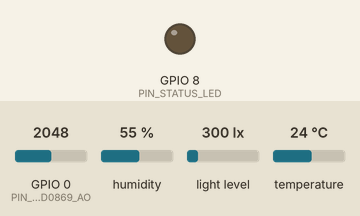
Simulated run of this sketch. Board: ESP32-C3. On the bench: output pins drawn as LEDs (lit = HIGH). The inputs (shaded band) are chosen by the test bench; at power-on: light level 300 lx, temperature 24 °C, GPIO 0 (PIN_SOIL_MD0869_AO) = 2048, humidity 55 % (analog values on the 0–4095 scale). Pins used as bus, display or sensor lines are not drawn; what the sketch prints to the serial monitor is not drawn.

Above: at 0.0 s.
At 2.9 s:
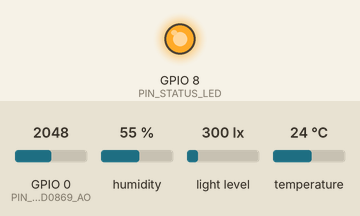
3.0 s: light level set to 40 lx
13.8 s: temperature set to 3 °C
24.6 s: GPIO 0 (PIN_SOIL_MD0869_AO) set to 960
35.4 s: humidity set to 22 %
46.0 s: light level set to 1000 lx
56.6 s: GPIO 0 (PIN_SOIL_MD0869_AO) set to 160
Timing chart, 0 to 67.3 s (numbered marks = the images above; inputs shaded):
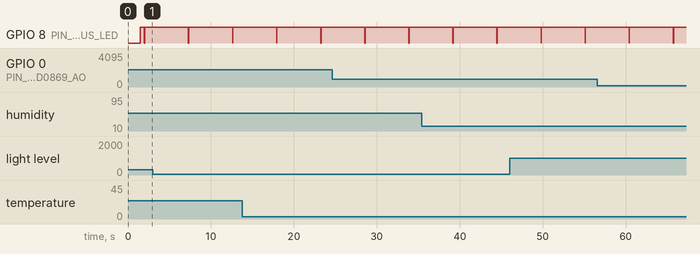

Measured:
- by itself, GPIO 8 (PIN_STATUS_LED): alternates HIGH for 5.3 s and LOW for 0.04 s

The sketch:

md0869_integration.ino
```cpp
// ============================================================================
// 🌿 GREEN NODE - FINAL INTEGRATION CODE (MD0869 SOIL SENSOR EDITION)
// Microcontroller: ESP32-C3 SuperMini (RISC-V)
// Sensors: MD0869 Soil Moisture, DHT22 (Temp & Hum), BH1750 (Lux), Status LED
// ============================================================================

#include <Wire.h>
#include "DHT.h"
#include <BH1750.h>

// ============================================================================
// 1. PIN ASSIGNMENTS & HARDWARE CONFIGURATION
// ============================================================================

// --- MD0869 Soil Moisture Sensor (ADC1 Pin - Safe with WiFi) ---
const int PIN_SOIL_MD0869_AO                       = 0;       // GPIO0 (ADC1_CH0) -> Analog Out
const int PIN_SOIL_POWER_GATE                      = 2;       // GPIO2 -> Power-Gating VCC (Active HIGH)

// --- DHT22 Temperature & Humidity Sensor ---
const int PIN_DHT_DATA                             = 3;       // GPIO3 -> Single-Wire Digital Data
#define DHTTYPE DHT22

// --- BH1750 Ambient Light Sensor (Dedicated Hardware I2C) ---
const int PIN_BH1750_SDA                           = 5;       // GPIO5 -> Hardware I2C SDA
const int PIN_BH1750_SCL                           = 6;       // GPIO6 -> Hardware I2C SCL

// --- Onboard Status LED ---
const int PIN_STATUS_LED                           = 8;       // GPIO8 -> Blue Status LED (Active LOW)

// ============================================================================
// 2. TIMING & CALIBRATION CONSTANTS
// ============================================================================

// Timing parameters
const unsigned long MD0869_SETTLE_MS               = 80;      // 80ms RC filter stabilization after power-on
const unsigned long MD0869_RESET_MS                = 120;     // 120ms probe discharge after power-off
const unsigned long REFRESH_INTERVAL_MS            = 5000;    // 5-second interval between telemetry reads

// MD0869 Calibration Endpoints (ESP32-C3 12-bit ADC: 0 - 4095)
const int MD0869_DRY_ADC                           = 400;     // Raw ADC in dry air (0% moisture)
const int MD0869_WET_ADC                           = 4058;    // Raw ADC in saturated water (100% moisture)
const int ADC_SAMPLE_COUNT                         = 16;      // Oversampling count per measurement

// Sensor Instances
DHT dht(PIN_DHT_DATA, DHTTYPE);
BH1750 lightMeter;


// ============================================================================
// 3. HELPER FUNCTIONS
// ============================================================================

// Flashes the onboard blue LED
void pulseStatusLed(int durationMs = 40) {
    digitalWrite(PIN_STATUS_LED, LOW);   // ON (active low)
    delay(durationMs);
    digitalWrite(PIN_STATUS_LED, HIGH);  // OFF
}

// Multi-sample ADC averaging with warm-up discard
int readSoilAdcAveraged(int analogPin) {
    for (int i = 0; i < 4; i++) {
        (void)analogRead(analogPin);
        delayMicroseconds(500);
    }
    long sum = 0;
    for (int i = 0; i < ADC_SAMPLE_COUNT; i++) {
        sum += analogRead(analogPin);
        delayMicroseconds(250);
    }
    return (int)(sum / ADC_SAMPLE_COUNT);
}

// Converts raw ADC reading into moisture percentage
float calculateMoisturePercent(int rawAdc) {
    float span = (float)(MD0869_WET_ADC - MD0869_DRY_ADC);
    float percent = (((float)rawAdc - (float)MD0869_DRY_ADC) / span) * 100.0f;
    return constrain(percent, 0.0f, 100.0f);
}

// Classifies ambient lux intensity
const char* classifyLux(float lux) {
    if (lux < 10.0)      return "Dark / Night";
    if (lux < 200.0)     return "Dim Indoor";
    if (lux < 1000.0)    return "Bright Indoor";
    if (lux < 5000.0)    return "Overcast / Shaded";
    return "Direct Sunlight";
}


// ============================================================================
// 4. SYSTEM INITIALIZATION
// ============================================================================

void setup() {
    Serial.begin(115200);
    delay(1500); // Allow native USB-CDC to initialize

    // Initialize Onboard LED
    pinMode(PIN_STATUS_LED, OUTPUT);
    digitalWrite(PIN_STATUS_LED, HIGH); // OFF initially

    // Initialize Soil Power-Gating pin
    pinMode(PIN_SOIL_POWER_GATE, OUTPUT);
    digitalWrite(PIN_SOIL_POWER_GATE, LOW); // Probe powered off initially

    // Configure 12-bit ADC with 11dB attenuation (~2.6V - 3.1V range)
    analogReadResolution(12);
    analogSetAttenuation(ADC_11db);

    // Initialize DHT22
    dht.begin();

    // Initialize I2C Bus & BH1750
    Wire.begin(PIN_BH1750_SDA, PIN_BH1750_SCL);
    bool bh1750Online = lightMeter.begin(BH1750::CONTINUOUS_HIGH_RES_MODE);

    Serial.println("\n======================================================================");
    Serial.println("     🌿 GREEN NODE FINAL INTEGRATION - MD0869 EDITION                 ");
    Serial.println("======================================================================");
    Serial.println("HARDWARE PIN ASSIGNMENTS:");
    Serial.println("  • MD0869 Soil Moisture (Ref) : GPIO 0 (ADC1_CH0)");
    Serial.println("  • Soil VCC Power Gate        : GPIO 2 (Electrolysis Protection)");
    Serial.println("  • DHT22 Temp & Humidity      : GPIO 3 (Digital Single-Wire)");
    Serial.println("  • BH1750 Ambient Light (SDA) : GPIO 5 (I2C SDA)");
    Serial.println("  • BH1750 Ambient Light (SCL) : GPIO 6 (I2C SCL)");
    Serial.println("  • Onboard Status Indicator   : GPIO 8 (Active LOW)");
    Serial.println("----------------------------------------------------------------------");
    Serial.print("BH1750 Sensor Status         : ");
    Serial.println(bh1750Online ? "✅ ONLINE (Address 0x23)" : "❌ OFFLINE (Check wiring)");
    Serial.print("Refresh Interval             : ");
    Serial.print(REFRESH_INTERVAL_MS);
    Serial.println(" ms (5 sec)");
    Serial.println("======================================================================\n");

    delay(200);
}


// ============================================================================
// 5. MAIN EXECUTION LOOP (5-SECOND INTERVAL)
// ============================================================================

void loop() {
    // ------------------------------------------------------------------------
    // Step 1: Read MD0869 Soil Moisture with Power Gating
    // ------------------------------------------------------------------------
    digitalWrite(PIN_SOIL_POWER_GATE, HIGH); // Power ON probe
    delay(MD0869_SETTLE_MS);

    int soilRaw = readSoilAdcAveraged(PIN_SOIL_MD0869_AO);

    digitalWrite(PIN_SOIL_POWER_GATE, LOW);  // Power OFF probe (stops corrosion)
    delay(MD0869_RESET_MS);

    float soilPercent = calculateMoisturePercent(soilRaw);

    // ------------------------------------------------------------------------
    // Step 2: Read DHT22 (Temperature & Humidity)
    // ------------------------------------------------------------------------
    float humidity    = dht.readHumidity();
    float temperature = dht.readTemperature();
    bool dhtValid     = !isnan(humidity) && !isnan(temperature);
    float heatIndex   = dhtValid ? dht.computeHeatIndex(temperature, humidity, false) : 0.0f;

    // ------------------------------------------------------------------------
    // Step 3: Read BH1750 (Ambient Light in Lux)
    // ------------------------------------------------------------------------
    float lux = lightMeter.readLightLevel();
    bool luxValid = (lux >= 0.0f);

    // ------------------------------------------------------------------------
    // Step 4: Visual Status Feedback
    // ------------------------------------------------------------------------
    pulseStatusLed(40);

    // ------------------------------------------------------------------------
    // Step 5: Formatted Telemetry Output
    // ------------------------------------------------------------------------
    Serial.println("┌─────────────────────────── TELEMETRY REPORT ───────────────────────────┐");

    // Soil Moisture
    Serial.printf("│ 🌱 Soil Moisture (MD0869) : %5.1f %%  (Raw ADC: %4d / 4095)              │\n", soilPercent, soilRaw);

    // Temperature & Humidity
    if (dhtValid) {
        Serial.printf("│ 🌡️  Temperature           : %5.2f °C  (Heat Index: %5.2f °C)              │\n", temperature, heatIndex);
        Serial.printf("│ 💧 Relative Humidity      : %5.2f %%                                      │\n", humidity);
    } else {
        Serial.println("│ ⚠️  DHT22 Environmental    : Read Error (NaN) Check GPIO 3 wiring       │");
    }

    // Light
    if (luxValid) {
        Serial.printf("│ ☀️  Ambient Light (BH1750) : %7.1f lx  [%-18s]           │\n", lux, classifyLux(lux));
    } else {
        Serial.println("│ ⚠️  BH1750 Light Sensor    : Read Error Check GPIO 5/6 I2C             │");
    }

    Serial.println("└────────────────────────────────────────────────────────────────────────┘\n");

    // ------------------------------------------------------------------------
    // Step 6: Wait before next cycle
    // ------------------------------------------------------------------------
    delay(REFRESH_INTERVAL_MS);
}
```
